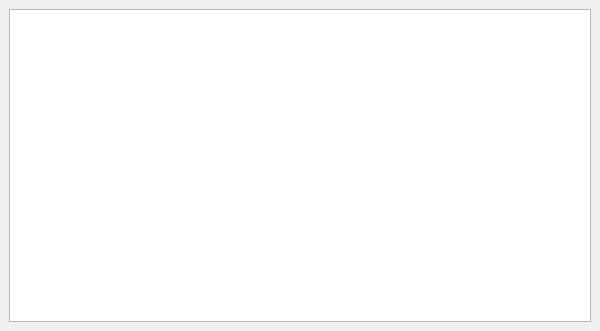
<?xml version="1.0" encoding="UTF-8"?>
<ui version="4.0">
 <class>MainWindow</class>
 <widget class="QMainWindow" name="MainWindow">
  <property name="geometry">
   <rect>
    <x>0</x>
    <y>0</y>
    <width>600</width>
    <height>331</height>
   </rect>
  </property>
  <property name="windowTitle">
   <string>MainWindow</string>
  </property>
  <widget class="QWidget" name="centralwidget">
   <layout class="QVBoxLayout" name="verticalLayout">
    <item>
     <widget class="QTableWidget" name="tabla"/>
    </item>
   </layout>
  </widget>
 </widget>
 <resources/>
 <connections/>
</ui>
